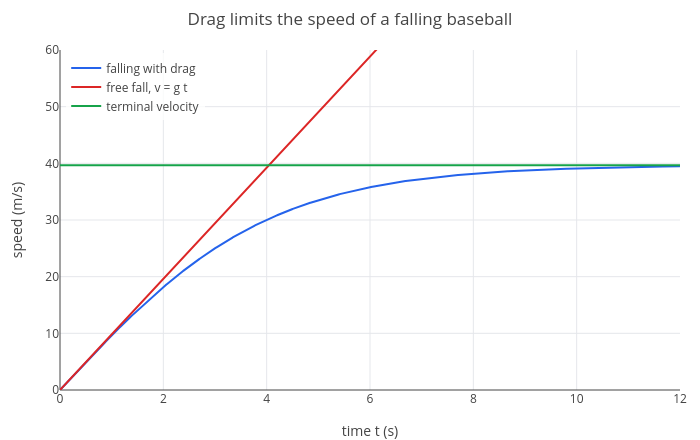

This figure's notebook cell:
### Markdown cell above
A baseball dropped from a great height never falls faster than about 40 m/s. Here is the drop from rest, compared with
free fall, using the vertical equation alone:

### Code cell
p = odeplot([-gg + kk*w^2], [w], t, [0], 0, 12, [t -w]);
p = show(p, plot(gg*t, t, 0, 12));
p = show(p, plot(value(vt), t, 0, 12));
p = window(p, 0, 12, 0, 60);
p = legend(p, "falling with drag", "free fall, v = g t", "terminal velocity");
labels(title(p, "Drag limits the speed of a falling baseball"), "time t (s)", "speed (m/s)")

### Figure 1 — Plotly figure (JSON) as saved in the notebook; plotly's stock layout.template omitted (floating-point values rounded to 4 significant figures; data arrays with more than 128 entries replaced by an {"elided": "..."} marker saying what was removed)
{"data": [{"line": {"color": "#2563eb", "width": 2}, "mode": "lines", "name": "falling with drag", "type": "scatter", "x": {"elided": "2751 float values"}, "y": {"elided": "2751 float values"}}, {"line": {"color": "#dc2626", "width": 2}, "mode": "lines", "name": "free fall, v = g t", "type": "scatter", "x": {"elided": "402 float values"}, "y": {"elided": "402 float values"}}, {"line": {"color": "#16a34a", "width": 2}, "mode": "lines", "name": "terminal velocity", "type": "scatter", "x": {"elided": "402 float values"}, "y": {"elided": "402 float values"}}], "layout": {"height": 440, "legend": {"bgcolor": "rgba(255,255,255,0.8)", "x": 0.01, "xanchor": "left", "y": 0.99, "yanchor": "top"}, "margin": {"b": 50, "l": 60, "r": 20, "t": 50}, "showlegend": true, "title": {"text": "Drag limits the speed of a falling baseball"}, "width": 700, "xaxis": {"title": {"text": "time t (s)"}, "zeroline": true}, "yaxis": {"range": [0, 60], "title": {"text": "speed (m/s)"}, "zeroline": true}}}
